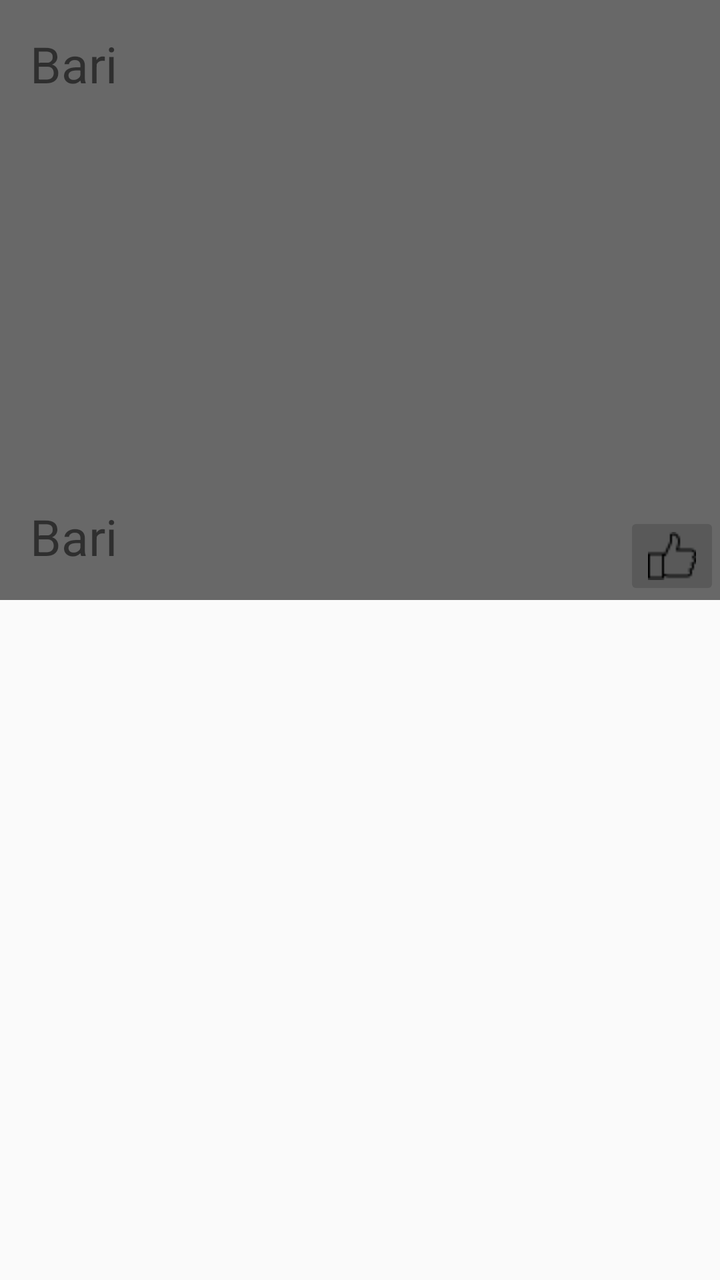
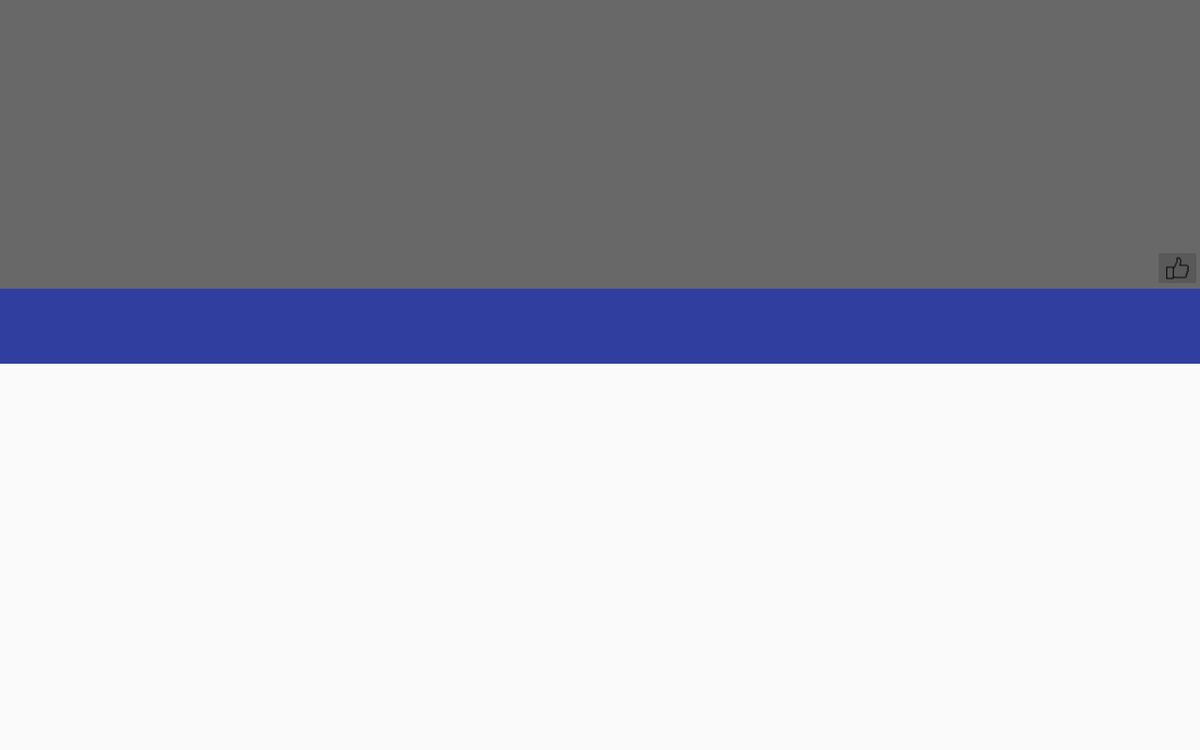

An Android layout and its configuration variant, each rendered on a device that would load it. The default file and the variant file are quoted in full after the pictures.
<!-- AndroidManifest.xml: application theme AppTheme -->
<!-- res/layout/card_detail.xml -->
<?xml version="1.0" encoding="utf-8"?>
<LinearLayout xmlns:android="http://schemas.android.com/apk/res/android"
    android:layout_width="match_parent"
    android:layout_height="match_parent"
    android:orientation="vertical">

    <FrameLayout
        android:layout_width="match_parent"
        android:layout_height="wrap_content">

        <ImageView
            android:id="@+id/placeImage"
            android:layout_width="match_parent"
            android:layout_height="220dp"
            android:scaleType="centerCrop"
            android:transitionName="tImage" />
        <ImageButton
            android:layout_width="wrap_content"
            android:layout_height="wrap_content"
            android:layout_gravity="bottom|right"
            android:layout_marginRight="50dp"
            android:visibility="invisible"
            android:id="@+id/editSongList"
            android:src="@android:drawable/ic_menu_edit"/>
        <ImageButton
            android:layout_width="wrap_content"
            android:layout_height="wrap_content"
            android:layout_gravity="bottom|right"
            android:id="@+id/partecipero"
            android:src="@drawable/thumbsup"/>

        <RelativeLayout
            android:id="@+id/llEditTextHolder"
            android:layout_width="match_parent"
            android:layout_height="300dp"
            android:background="#95000000"
            android:orientation="horizontal">

            <TextView
                android:layout_width="wrap_content"
                android:layout_height="wrap_content"
                android:id="@+id/luogoDettagli"
                android:layout_alignParentBottom="true"
                android:text="Bari"
                android:textSize="25dp"
                android:padding="15dp"
                />
            <TextView
                android:layout_width="wrap_content"
                android:layout_height="wrap_content"
                android:id="@+id/cittaDettagli"
                android:layout_above="@id/luogoConcerto"
                android:text="Bari"
                android:textSize="25dp"
                android:padding="15dp"
                />




        </RelativeLayout>

    </FrameLayout>

    <FrameLayout
        android:layout_width="match_parent"
        android:layout_height="wrap_content">

        <LinearLayout
            android:id="@+id/placeNameHolder"
            android:layout_width="match_parent"
            android:layout_height="60dp"
            android:transitionName="tNameHolder">

            <TextView
                android:id="@+id/artistaDett"
                android:layout_width="match_parent"
                android:layout_height="wrap_content"
                android:layout_gravity="center"
                android:layout_weight="1"
                android:paddingLeft="10dp"
                android:textAppearance="?android:attr/textAppearanceLarge"
                android:textColor="@android:color/white" />
            <TextView
                android:id="@+id/dataDett"
                android:layout_width="match_parent"
                android:layout_height="wrap_content"
                android:layout_gravity="center_vertical"
                android:gravity="right"
                android:layout_weight="1"
                android:paddingRight="10dp"
                android:textAppearance="?android:attr/textAppearanceLarge"
                android:textColor="@android:color/white"/>

        </LinearLayout>



    </FrameLayout>


    <ListView
        android:id="@+id/list"
        android:layout_width="match_parent"
        android:layout_height="wrap_content"
        android:requiresFadingEdge="vertical" />

</LinearLayout>
<!-- resources referenced by this layout -->
<resources>
  <!-- drawable thumbsup: png bitmap (drawable, 453 bytes) -->
  <style name="AppTheme" parent="Theme.AppCompat.Light.NoActionBar">
          
  
          <item name="colorPrimaryDark">@color/colorPrimaryDark</item>
          <item name="colorAccent">@color/colorAccent</item>
  
          <item name="colorPrimary">@android:color/transparent</item>
          <item name="windowActionBarOverlay">true</item>
      </style>
  <color name="colorPrimaryDark">#303F9F</color>
  <color name="colorAccent">#FF4081</color>
</resources>
<!-- res/layout-xlarge/card_detail.xml (the repository's variant of the layout above) -->
<!-- drawn on a large tablet held sideways -->
<?xml version="1.0" encoding="utf-8"?>
<LinearLayout xmlns:android="http://schemas.android.com/apk/res/android"
    android:layout_width="match_parent"
    android:layout_height="match_parent"
    android:orientation="vertical">

    <FrameLayout
        android:layout_width="match_parent"
        android:layout_height="wrap_content">

        <ImageView
            android:id="@+id/placeImage"
            android:layout_width="match_parent"
            android:layout_height="220dp"
            android:scaleType="centerCrop"
            android:transitionName="tImage" />
        <ImageButton
            android:layout_width="wrap_content"
            android:layout_height="wrap_content"
            android:layout_gravity="bottom|right"
            android:layout_marginRight="50dp"
            android:visibility="invisible"
            android:id="@+id/editSongList"
            android:src="@android:drawable/ic_menu_edit"/>
        <ImageButton
            android:layout_width="wrap_content"
            android:layout_height="wrap_content"
            android:layout_gravity="bottom|right"
            android:id="@+id/partecipero"
            android:src="@drawable/thumbsup"/>

        <RelativeLayout
            android:id="@+id/llEditTextHolder"
            android:layout_width="match_parent"
            android:layout_height="308dp"
            android:background="#95000000"
            android:orientation="horizontal">


        </RelativeLayout>

    </FrameLayout>

    <FrameLayout
        android:layout_width="match_parent"
        android:layout_height="wrap_content">
        <LinearLayout
            android:id="@+id/placeNameHolder"
            android:layout_width="match_parent"
            android:layout_height="80dp"
            android:background="@color/colorPrimaryDark"
            android:orientation="vertical"
            android:transitionName="tNameHolder">

            <LinearLayout
                android:layout_width="match_parent"
                android:layout_height="40dp"
                android:layout_weight="1">

                <TextView
                    android:id="@+id/artistaDett"
                    android:layout_width="match_parent"
                    android:layout_height="wrap_content"
                    android:layout_gravity="center"
                    android:layout_weight="1"
                    android:paddingLeft="10dp"
                    android:textAppearance="?android:attr/textAppearanceLarge"
                    android:textColor="@android:color/white" />

                <TextView
                    android:id="@+id/dataDett"
                    android:layout_width="match_parent"
                    android:layout_height="wrap_content"
                    android:layout_gravity="center_vertical"
                    android:layout_weight="1"
                    android:gravity="right"
                    android:paddingRight="10dp"
                    android:textAppearance="?android:attr/textAppearanceLarge"
                    android:textColor="@android:color/white" />
            </LinearLayout>

            <LinearLayout
                android:layout_width="match_parent"
                android:layout_height="wrap_content"
                android:layout_weight="1">

                <TextView
                    android:id="@+id/cittaDettagli"
                    android:layout_width="match_parent"
                    android:layout_height="wrap_content"
                    android:layout_weight="1"
                    android:paddingLeft="10dp"
                    android:layout_gravity="center"
                    android:paddingRight="10dp"
                    android:textAppearance="?android:attr/textAppearanceLarge"
                    android:textColor="@android:color/white" />

                <TextView
                    android:id="@+id/luogoDettagli"
                    android:layout_width="match_parent"
                    android:layout_height="wrap_content"
                    android:layout_weight="1"
                    android:gravity="right"
                    android:paddingRight="10dp"
                    android:textAppearance="?android:attr/textAppearanceLarge"
                    android:textColor="@android:color/white" />
            </LinearLayout>

        </LinearLayout>



    </FrameLayout>


    <RelativeLayout
        android:layout_width="match_parent"
        android:layout_height="match_parent">

        <ListView
            android:id="@+id/list"
            android:layout_width="match_parent"
            android:layout_height="wrap_content"
            android:requiresFadingEdge="vertical"

            />

        <android.support.design.widget.FloatingActionButton
            android:layout_width="50dp"
            android:layout_height="50dp"
            android:layout_marginRight="170dp"
            android:layout_marginBottom="10dp"
            android:src="@drawable/ic_add_white_24dp"
            android:id="@+id/playlist"
            android:transitionName="bottone"
            android:layout_alignParentBottom="true"
            android:layout_alignParentEnd="true"
            android:visibility="gone"/>
        />
    </RelativeLayout>

</LinearLayout>
<!-- resources referenced by the variant -->
<!-- as a large tablet held sideways resolves them -->
<resources>
  <color name="colorPrimaryDark">#303F9F</color>
  <!-- drawable thumbsup: png bitmap (drawable, 453 bytes) -->
  <style name="AppTheme" parent="Theme.AppCompat.Light.NoActionBar">
          
  
          <item name="colorPrimaryDark">@color/colorPrimaryDark</item>
          <item name="colorAccent">@color/colorAccent</item>
  
          <item name="colorPrimary">@android:color/transparent</item>
          <item name="windowActionBarOverlay">true</item>
      </style>
  <color name="colorAccent">#FF4081</color>
</resources>
